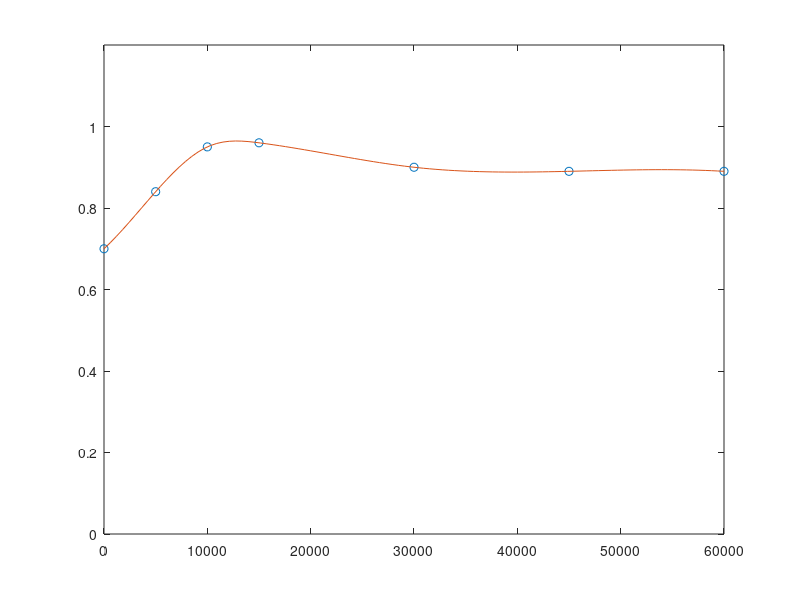

Reproduce this figure in MATLAB.
close all
clear all
clc

load("MotorInverter.mat")

x = [0 5 10 15 30 45 60]*1e3;
y = [0.7 0.84 0.95 0.96 0.9 0.89 0.89];
xtest = linspace(0,60)*1e3;
ytest = ppval(pp_MotInv,xtest)
plot(x,y,'o')
hold on, plot(xtest,ytest)
ylim([0 1.2])
